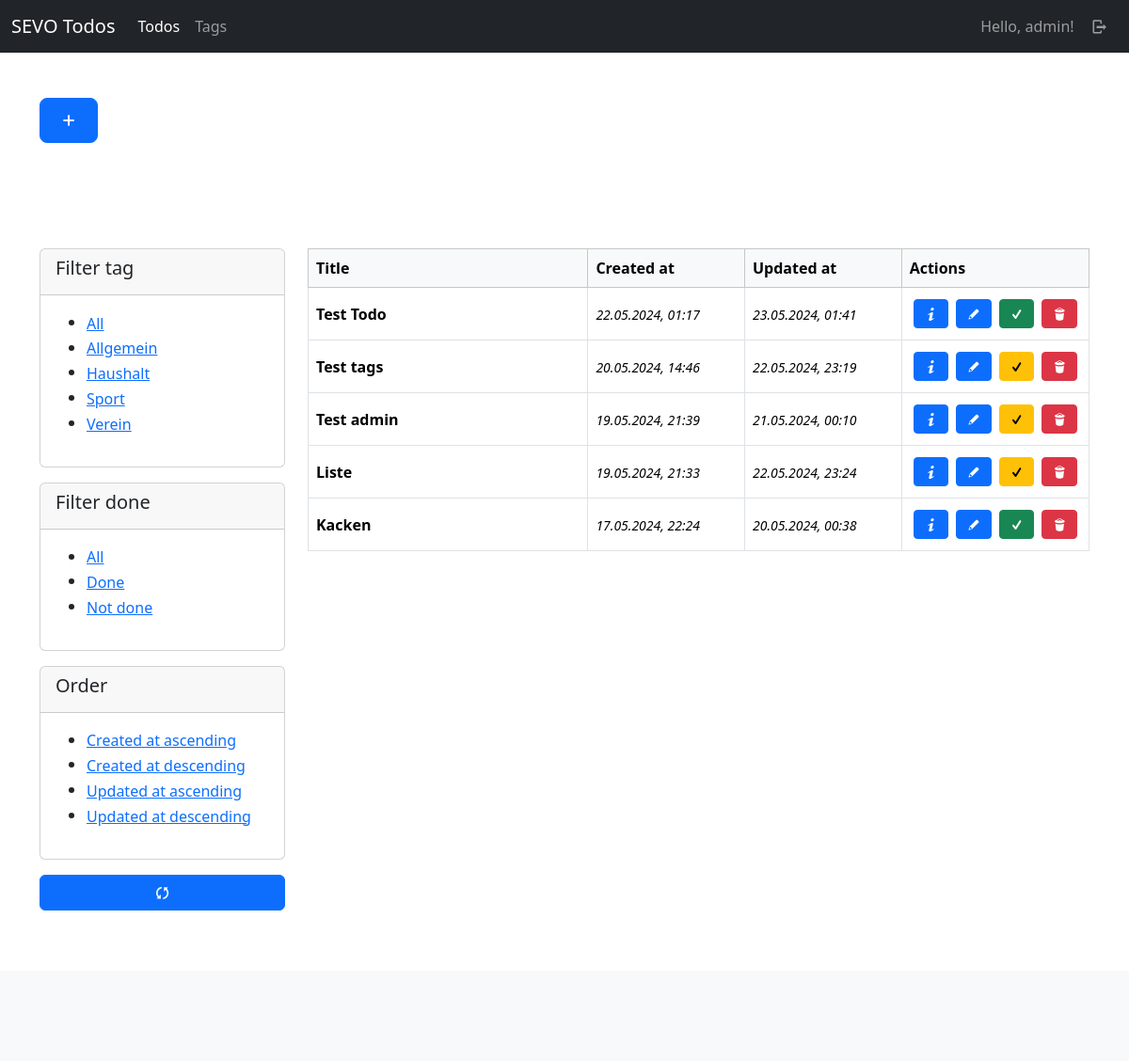
Page /todos/ (signed in) on the earlier database version.
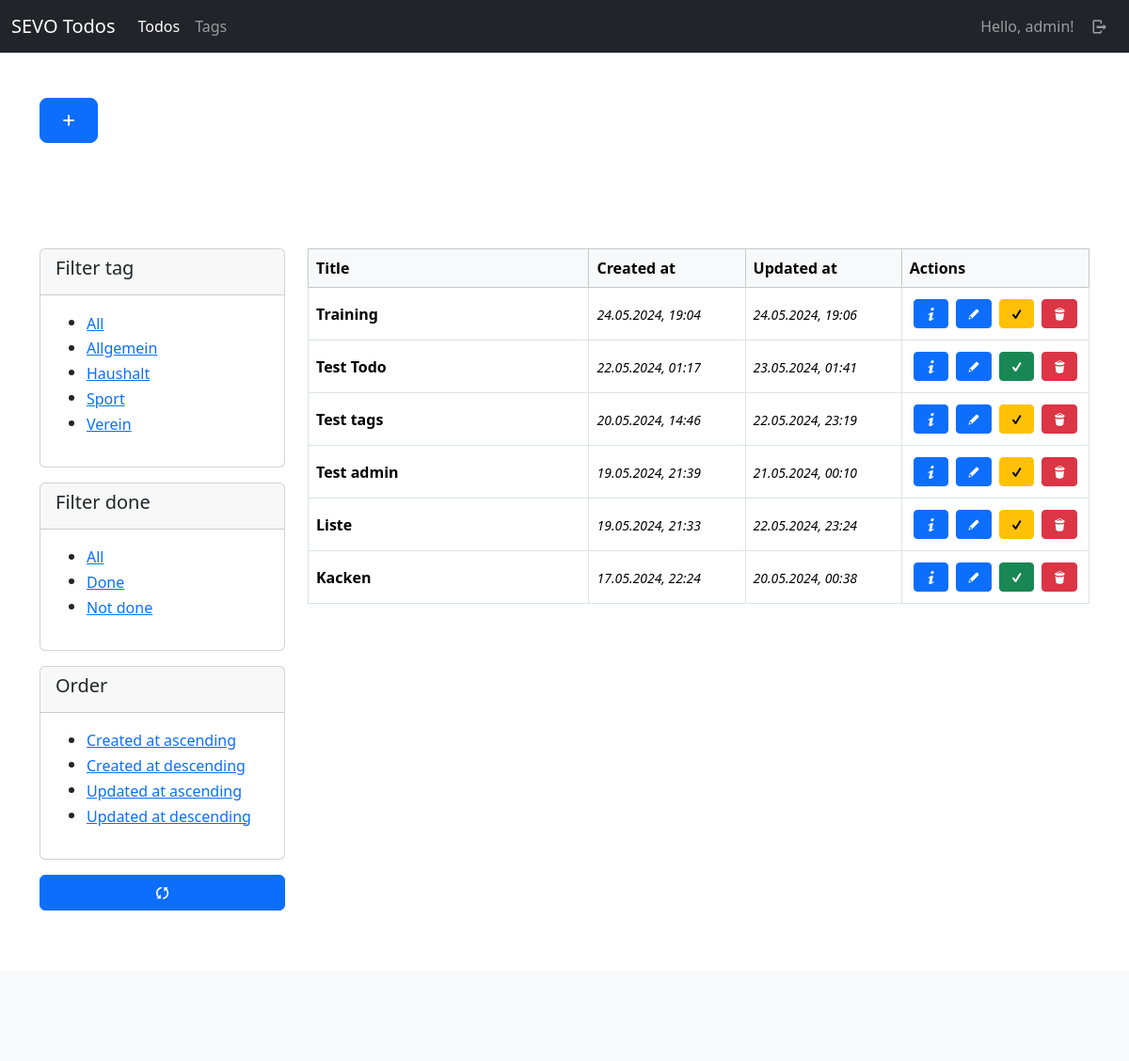
Same page on the later database version.
### todos/models.py (models this page shows, shortened)
class Todo(models.Model):
    user = models.ForeignKey(User, on_delete=models.CASCADE)
    title = models.CharField(max_length=255)
    content = tinymce_models.HTMLField()
    tags = models.ManyToManyField(Tag, blank=True)
    done = models.BooleanField(default=False)
    created_at = models.DateTimeField(auto_now_add=True)
    updated_at = models.DateTimeField(auto_now=True)
    class Meta:
        ordering = ["-created_at"]
        pass

class Tag(models.Model):
    user = models.ForeignKey(User, on_delete=models.CASCADE)
    name = models.CharField(max_length=100)
    class Meta:
        ordering = ["name"]

### todos/views/todo_views.py (the view, shortened to what this page needs)
# urls.py: path("", todo_views.index, name="todos-index"),
@login_required(login_url="sevo-auth-login")
def index(request):
    current_user = request.user
    url = reverse("todos-index")
    filter_tag = request.GET.get("tag")
    filter_done = request.GET.get("done")
    filter_order = request.GET.get("order")
    print(f"tag: {filter_tag}")
    print(f"done: {filter_done}")
    print(f"order: {filter_order}")
    order_str = "-created_at"
    todos = models.Todo.objects.filter(user=current_user).order_by(order_str)
    tags = models.Tag.objects.filter(user=current_user)
    if filter_tag != None and filter_tag != "all":
        try:
            todos = todos.filter(tags__id=int(filter_tag))
        except:
            return HttpResponseRedirect(url)
    done_todos = todos.filter(done=True)
    not_done_todos = todos.filter(done=False)
    return render(request, "todos/todo/index.html", {
        "title": _("Todos"),
        "todos": todos,
        "done_todos": done_todos,
        "not_done_todos": not_done_todos,
        "tags": tags
    })

### todos/templates/todos/todo/index.html (shortened to what this page needs)
{% extends "base_sidebar.html" %}
{% load i18n %}
{% load static %}
{% block header %}
    <div class="container">
        <div class="row py-5">
            <div class="col-lg-12">
                <a class="btn btn-primary btn-lg mb-3" href="{% url "todos-new" %}"><i class="demo-icon icon-plus"></i></a>
            </div>
        </div>
    </div>
{% endblock %}
{% block main %}
    <div>
        {% if todos %}
            {% include "todos/todo/partials/_table_list.html" with todos=todos %}
        {% else %}
            <p>{% trans "No todos available." %}</p>
        {% endif %}
    </div>
{%  endblock %}
{% block side %}
    <div id="filter-section">
        <div class="card mb-3">
            <div class="card-header">
                <h5>
                    {% trans "Filter tag" %}
                </h5>
            </div>
            <div class="card-body">
                {% include "todos/todo/partials/_tag_filter.html" %}
            </div>
        </div>
        <div class="card mb-3">
            <div class="card-header">
                <h5>
                    {% trans "Filter done" %}
                </h5>
            </div>
            <div class="card-body">
                {% include "todos/todo/partials/_done_filter.html" %}
            </div>
        </div>
        <div class="card mb-3">
            <div class="card-header">
                <h5>
                    {% trans "Order" %}
                </h5>
            </div>
            <div class="card-body">
                {% include "todos/todo/partials/_ordering_filter.html" %}
            </div>
        </div>
        <div class="mb-3">
            <a class="btn btn-primary w-100" href="{% url "todos-index" %}"><i class="demo-icon icon-arrows-ccw"></i></a>
        </div>
    </div>
{% endblock %}

### templates/base_sidebar.html
{% extends "base.html" %}
{% block content %}
    <header>
        {% block header %}{% endblock %}
    </header>
    <div class="container py-5">
        <div class="row">
            <main class="col-lg-9 order-lg-2">
                {% block main %}{% endblock %}
            </main>
            <aside class="col-lg-3 order-lg-1">
                {% block side %}{% endblock %}
            </aside>
        </div>
    </div>
{% endblock %}

### templates/base.html (shortened to what this page needs)
{% load static %}
<!DOCTYPE html>
<html>
<head>
    <link rel="stylesheet" href="{% static "vendor/bootstrap/css/bootstrap.min.css" %}">
    <link rel="stylesheet" href="{% static "vendor/fontello/css/entypo.css" %}">
    <link rel="stylesheet" href="{% static "css/style.css" %}">
</head>
<body>
    {% include "partials/_navbar.html" %}
    {% block content %}{% endblock %}
    <footer class="bg-light py-5">
    </footer>
</body>
</html>

### templates/partials/_navbar.html (shortened to what this page needs)
{% load i18n %}
<nav class="navbar navbar-expand-lg navbar-dark bg-dark">
    <div class="container-fluid">
        <a class="navbar-brand" href="/">SEVO Todos</a>
        <div class="collapse navbar-collapse" id="navbarContent">
            <ul class="navbar-nav me-auto mb-2 mb-lg-0">
                {% if user.is_authenticated %}
                <li class="nav-item">
                    <a class="nav-link{% if "todos" in request.path %} active{% endif %}"{% if "todos" in request.path %} aria-current="page"{% endif %} href="{% url "todos-index" %}">{% trans "Todos" %}</a>
                </li>
                {% endif %}
                {% if user.is_authenticated %}
                <li class="nav-item">
                    <a class="nav-link{% if "tag" in request.path %} active{% endif %}"{% if "tag" in request.path %} aria-current="page"{% endif %} href="{% url "todos-tag-index" %}">{% trans "Tags" %}</a>
                </li>
                {% endif %}
            </ul>
            <ul class="navbar-nav mb-2 mb-lg-0">
                {% if user.is_authenticated %}
                    <li class="nav-item">
                        <a class="nav-link" href="{% url "sevo-auth-user-detail" %}">{% trans "Hello" %}, {{ user }}!</a>
                    </li>
                    <li class="nav-item">
                        <a class="nav-link" href="{% url "sevo-auth-logout" %}"><i class="demo-icon icon-logout"></i></a>
                    </li>
                {% else %}
                    <li class="nav-item">
                        <a class="nav-link {% if "login" in request.path %} active{% endif %}"{% if "members" in request.path %} aria-current="page"{% endif %} href="{% url "sevo-auth-login" %}"><i class="demo-icon icon-user"></i></a>
                    </li>
                {% endif %}
            </ul>
        </div>
    </div>
</nav>

### todos/templates/todos/todo/partials/_table_list.html
{% load i18n %}
<div class="table-responsive">
    <table class="table table-bordered align-middle">
        <thead class="table-light">
        <tr>
            <th scope="col">{% trans "Title" %}</th>
            <th scope="col">{% trans "Created at" %}</th>
            <th scope="col">{% trans "Updated at" %}</th>
            <th scope="col">{% trans "Actions" %}</th>
        </tr>
        </thead>
        <tbody>
            {% for todo in todos %}
                <tr>
                    <th scope="row" class="w-50">
                        {{ todo.title }}
                    </th>
                    <td class="w-25"><time><small><i>{{ todo.created_at|date:"d.m.Y, H:i" }}</i></small></time></td>
                    <td class="w-25"><time><small><i>{{ todo.updated_at|date:"d.m.Y, H:i" }}</i></small></time></td>
                    <td class="w-auto">
                        <div class="d-flex justify-content-center align-content-center">
                            <a class="btn btn-primary btn-sm d-block m-1" href="{% url "todos-detail" id=todo.id %}"><i class="demo-icon icon-info"></i></a>
                            <a class="btn btn-primary btn-sm d-block m-1" href="{% url "todos-update" id=todo.id %}"><i class="demo-icon icon-pencil"></i></a>
                            <a class="btn {% if todo.done %}btn-success{% else %}btn-warning{% endif %} btn-sm d-block m-1" href="{% url "todos-done" id=todo.id %}"><i class="demo-icon icon-check"></i></a>
                            <a class="btn btn-danger btn-sm d-block m-1" href="{% url "todos-delete" id=todo.id %}"><i class="demo-icon icon-trash"></i></a>
                        </div>
                    </td>
                </tr>
            {% endfor %}
        </tbody>
    </table>
</div>

### todos/templates/todos/todo/partials/_tag_filter.html
{% load i18n %}
<div>
    <ul>
        <li>
            <button class="btn btn-link p-0 text-start" type="button" data-filter-key="tag" data-filter-value="all">{% trans "All" %}</button>
        </li>
    {% for tag in tags %}
        <li>
            <button class="btn btn-link p-0 text-start" type="button" data-filter-key="tag" data-filter-value="{{ tag.id }}">{{ tag.name }}</button>
        </li>
    {% endfor %}
</div>

### todos/templates/todos/todo/partials/_done_filter.html
{% load i18n %}
<div>
    <ul>
        <li>
            <button class="btn btn-link p-0 text-start" type="button" data-filter-key="done" data-filter-value="all">{% trans "All" %}</button>
        </li>
        <li>
            <button class="btn btn-link p-0 text-start" type="button" data-filter-key="done" data-filter-value="true">{% trans "Done" %}</button>
        </li>
        <li>
            <button class="btn btn-link p-0 text-start" type="button" data-filter-key="done" data-filter-value="false">{% trans "Not done" %}</button>
        </li>
</div>

### todos/templates/todos/todo/partials/_ordering_filter.html
{% load i18n %}
<div>
    <ul>
        <li>
            <button class="btn btn-link p-0 text-start" type="button" data-filter-key="order" data-filter-value="created_at_asc">{% trans "Created at ascending" %}</button>
        </li>
        <li>
            <button class="btn btn-link p-0 text-start" type="button" data-filter-key="order" data-filter-value="created_at_desc">{% trans "Created at descending" %}</button>
        </li>
        <li>
            <button class="btn btn-link p-0 text-start" type="button" data-filter-key="order" data-filter-value="updated_at_asc">{% trans "Updated at ascending" %}</button>
        </li>
        <li>
            <button class="btn btn-link p-0 text-start" type="button" data-filter-key="order" data-filter-value="updated_at_desc">{% trans "Updated at descending" %}</button>
        </li>
</div>

Differences in the rows shown:
added Todo: title "Training", created_at "24.05.2024, 19:04", updated_at "24.05.2024, 19:06"
